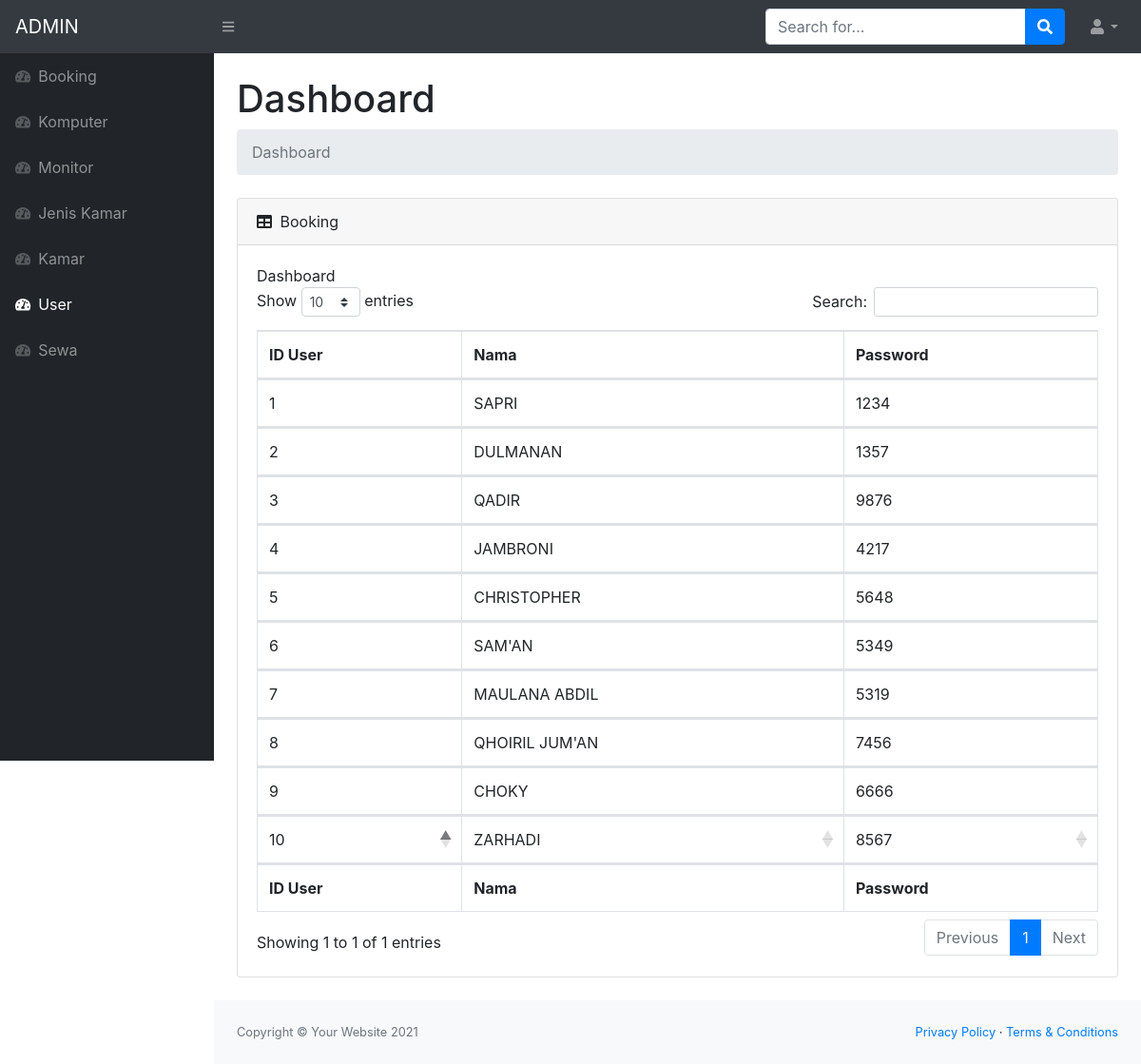
Screenshot of /user.php with the database file from the repository.
### tables this page shows
CREATE TABLE `user` (
  `id_user` int(11) NOT NULL,
  `nama` varchar(20) NOT NULL,
  `password` int(11) NOT NULL
);

### user.php (the view, shortened to what this page needs)
<?php
$conn = mysqli_connect("localhost","root","") ;
$result = mysqli_query($conn, "SELECT * FROM user");
?>
<!DOCTYPE html>
<html lang="en">
    <head>
        <link href="css/styles.css" rel="stylesheet" />
        <link href="https://cdn.datatables.net/1.10.20/css/dataTables.bootstrap4.min.css" rel="stylesheet" />
    </head>
    <body class="sb-nav-fixed">
        <nav class="sb-topnav navbar navbar-expand navbar-dark bg-dark">
            <a class="navbar-brand" href="index.html">ADMIN</a>
            <button class="btn btn-link btn-sm order-1 order-lg-0" id="sidebarToggle" href="#!"><i class="fas fa-bars"></i></button>
            <form class="d-none d-md-inline-block form-inline ml-auto mr-0 mr-md-3 my-2 my-md-0">
                <div class="input-group">
                    <input class="form-control" type="text" placeholder="Search for..." aria-label="Search" aria-describedby="basic-addon2" />
                    <div class="input-group-append">
                        <button class="btn btn-primary" type="button"><i class="fas fa-search"></i></button>
                    </div>
                </div>
            </form>
            <ul class="navbar-nav ml-auto ml-md-0">
                <li class="nav-item dropdown">
                    <a class="nav-link dropdown-toggle" id="userDropdown" href="#!" role="button" data-toggle="dropdown" aria-haspopup="true" aria-expanded="false"><i class="fas fa-user fa-fw"></i></a>
                </li>
            </ul>
        </nav>
        <div id="layoutSidenav">
            <div id="layoutSidenav_nav">
                <nav class="sb-sidenav accordion sb-sidenav-dark" id="sidenavAccordion">
                    <div class="sb-sidenav-menu">
                        <div class="nav">
                            <a class="nav-link" href="index.php">
                                <div class="sb-nav-link-icon"><i class="fas fa-tachometer-alt"></i></div>
                                Booking
                            </a>
                            <a class="nav-link " href=" komputer.php">
                                <div class="sb-nav-link-icon"><i class="fas fa-tachometer-alt"></i></div>
                                Komputer
                            </a>
                            <a class="nav-link" href="monitor.php">
                                <div class="sb-nav-link-icon"><i class="fas fa-tachometer-alt"></i></div>
                                Monitor
                            </a>
                            <a class="nav-link" href="jeniskamar.php">
                                <div class="sb-nav-link-icon"><i class="fas fa-tachometer-alt"></i></div>
                                Jenis Kamar
                            </a>
                            <a class="nav-link" href="kamar.php">
                                <div class="sb-nav-link-icon"><i class="fas fa-tachometer-alt"></i></div>
                                Kamar
                            </a>
                            <a class="nav-link" href="user.php">
                                <div class="sb-nav-link-icon"><i class="fas fa-tachometer-alt"></i></div>
                                User
                            </a>
                            <a class="nav-link" href="sewa.php">
                                <div class="sb-nav-link-icon"><i class="fas fa-tachometer-alt"></i></div>
                                Sewa
                            </a>
                        </div>
                    </div>
                </nav>
            </div>
            <div id="layoutSidenav_content">
                <main>
                    <div class="container-fluid">
                        <h1 class="mt-4">Dashboard</h1>
                        <ol class="breadcrumb mb-4">
                            <li class="breadcrumb-item active">Dashboard</li>
                        </ol>
                        <div class="card mb-4">
                            <div class="card-header">
                                <i class="fas fa-table mr-1"></i>
                                Booking
                            </div>
                            <div class="card-body">
                                <div class="table-responsive">
                                Dashboard
                                    <table class="table table-bordered" id="dataTable" width="100%" cellspacing="0">
                                        <thead>
                                            <tr>
                                                <th>ID User</th>
                                                <th>Nama</th>
                                                <th>Password</th>
                                            </tr>
                                            <?php $i = 1 ?>
                                            <?php while($row = mysqli_fetch_assoc($result)) : ?>
                                                <tr>
                                                    <td><?=$i ?></td>
                                                    <td><?= $row["nama"] ?></td>
                                                    <td><?= $row["password"] ?></td>
                                                </tr>
                                                <?php $i++; ?>
                                            <?php endwhile; ?>
                                        </thead>
                                            <tr>
                                                <th>ID User</th>
                                                <th>Nama</th>
                                                <th>Password</th>
                                            </tr>
                                    </table>
                                </div>
                            </div>
                        </div>
                    </div>
                </main>
                <footer class="py-4 bg-light mt-auto">
                    <div class="container-fluid">
                        <div class="d-flex align-items-center justify-content-between small">
                            <div class="text-muted">Copyright &copy; Your Website 2021</div>
                            <div>
                                <a href="#">Privacy Policy</a>
                                &middot;
                                <a href="#">Terms &amp; Conditions</a>
                            </div>
                        </div>
                    </div>
                </footer>
            </div>
        </div>
    </body>
</html>

### rows the page displays
user: nama "SAPRI", password "1234"
user: nama "DULMANAN", password "1357"
user: nama "QADIR", password "9876"
user: nama "JAMBRONI", password "4217"
user: nama "CHRISTOPHER", password "5648"
user: nama "SAM'AN", password "5349"
user: nama "MAULANA ABDIL", password "5319"
user: nama "QHOIRIL JUM'AN", password "7456"
user: nama "CHOKY", password "6666"
user: nama "ZARHADI", password "8567"
